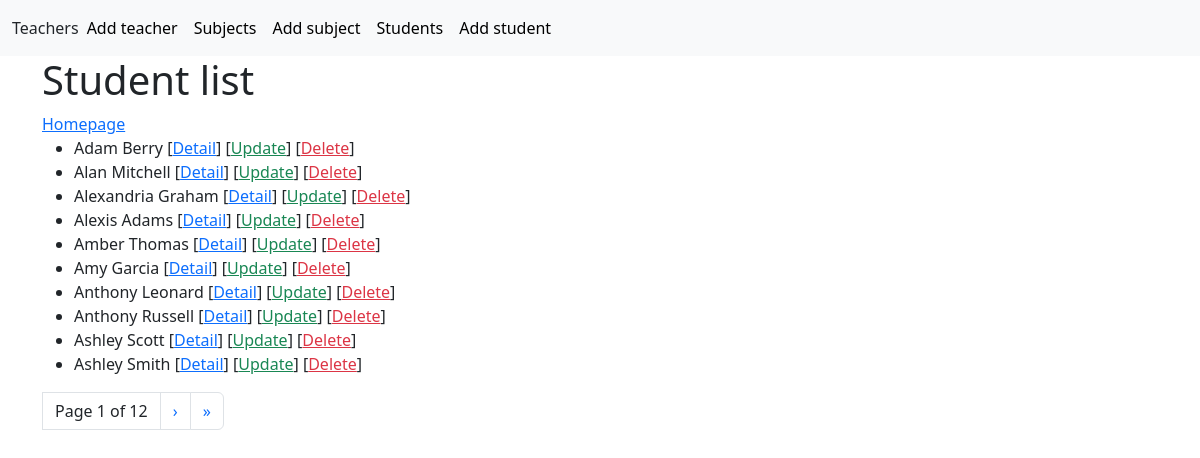
The page /first_app/student_list/ on the database as committed earlier.
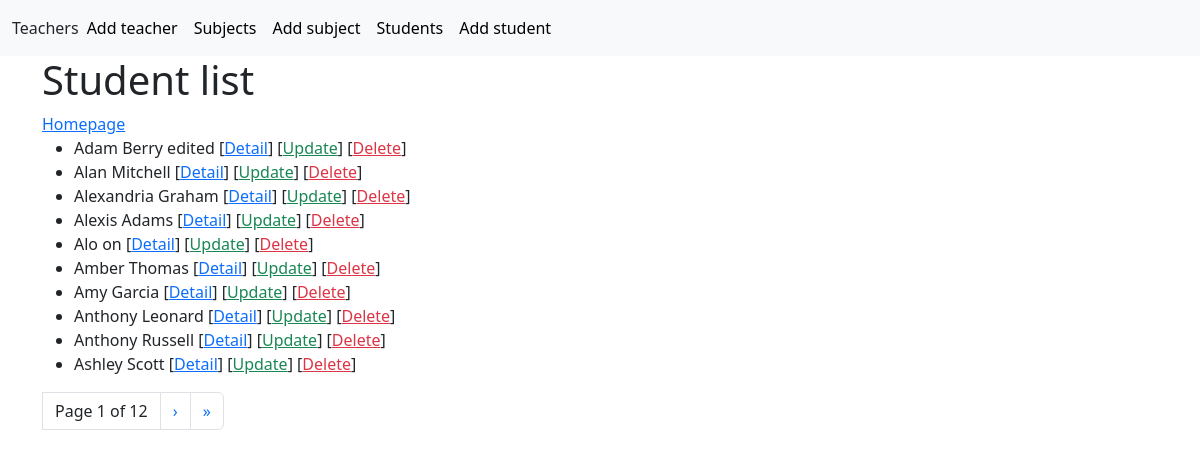
The same page on the database as committed later.
### first_app/models.py (models this page shows)
class Student(models.Model):
    name = models.CharField(max_length=100)
    """ kommentaari saab kirjutada nii """
    date_of_birth = models.DateField(null=True, blank=True)  # sünniaeg võib jääda tühjaks- vt sulgusid
    weight = models.IntegerField()

### first_app/views.py (the view)
# urls.py: path('student_list/', views.StudentListView.as_view(), name= 'student_list'),
class StudentListView(ListView):
    model = Student #Connected to Models Student-siit tuleb info
    queryset = Student.objects.order_by('name')  # nime jargi sorteeritud, result ordered by name
    context_object_name = 'students' # default object_list is now students
    paginate_by = 10 # 10 per page in ListView

### first_app/templates/first_app/student_list.html (shortened to what this page needs)
{% extends 'base.html' %}
{% block content %}
	<h1>Student list</h1>
    <a href="{% url 'first_app:home' %}">Homepage</a>
    <ul>
    {% for student in students %}
        <li>
            {{ student.name }}
            [<a href="/first_app/student_detail/{{ student.id }}">Detail</a>]
            [<a href="/first_app/student_update/{{ student.id }}" class="text-success">Update</a>]
            [<a href="/first_app/student_delete/{{ student.id }}" class="text-danger">Delete</a>]
        </li>
    {% endfor %}
    </ul>
    <ul class="pagination">
        <li class="page-link text-dark">
            Page {{ page_obj.number }} of {{ page_obj.paginator.num_pages }}
        </li>
        {% if page_obj.has_next %}
            <li class="page-item">
                <a class="page-link" href="?page={{ page_obj.next_page_number }}">&rsaquo;</a>
            </li>
             <li class="page-item">
                <a class="page-link" href="?page={{ page_obj.paginator.num_pages }}">&raquo;</a>
            </li>
        {% endif %}
  </ul>
{% endblock %}

Rows that differ between the two databases and show on the page:
no longer on this page (row unchanged): Student: name "Ashley Smith"
changed Student: name "Adam Berry" → "Adam Berry edited"
added Student: name "Alo on"
